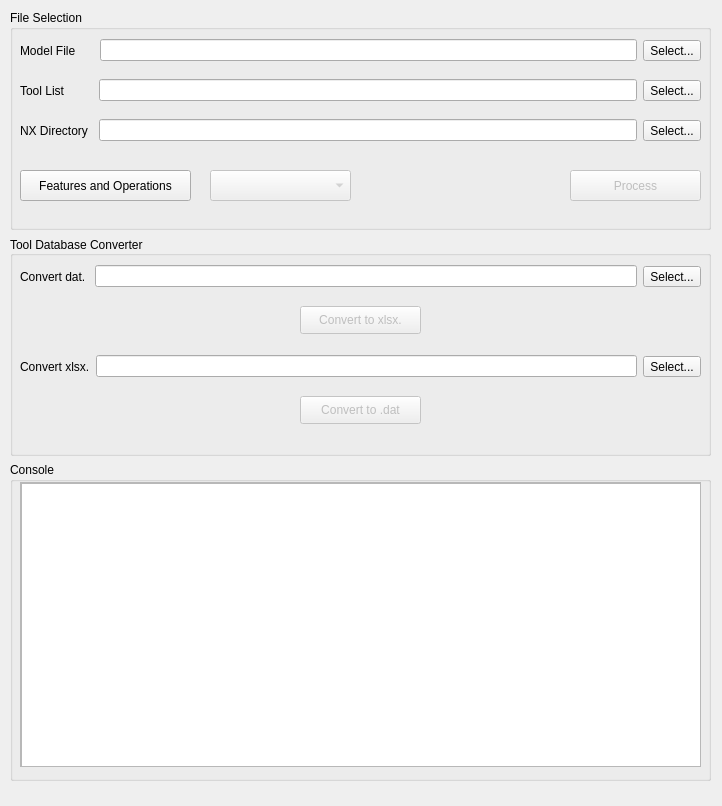
<?xml version="1.0" encoding="UTF-8"?>
<ui version="4.0">
 <author>Denis Artemov</author>
 <class>MainWindow</class>
 <widget class="QMainWindow" name="MainWindow">
  <property name="enabled">
   <bool>true</bool>
  </property>
  <property name="geometry">
   <rect>
    <x>0</x>
    <y>0</y>
    <width>722</width>
    <height>806</height>
   </rect>
  </property>
  <property name="sizePolicy">
   <sizepolicy hsizetype="Fixed" vsizetype="Fixed">
    <horstretch>0</horstretch>
    <verstretch>0</verstretch>
   </sizepolicy>
  </property>
  <property name="windowTitle">
   <string>AutoCAM</string>
  </property>
  <property name="locale">
   <locale language="English" country="UnitedStates"/>
  </property>
  <widget class="QWidget" name="MainWindow_2">
   <widget class="QWidget" name="verticalLayoutWidget">
    <property name="geometry">
     <rect>
      <x>10</x>
      <y>10</y>
      <width>701</width>
      <height>771</height>
     </rect>
    </property>
    <layout class="QVBoxLayout" name="verticalLayout">
     <property name="sizeConstraint">
      <enum>QLayout::SetDefaultConstraint</enum>
     </property>
     <item>
      <widget class="QGroupBox" name="ButtonsBoxSelection">
       <property name="enabled">
        <bool>true</bool>
       </property>
       <property name="maximumSize">
        <size>
         <width>16777215</width>
         <height>220</height>
        </size>
       </property>
       <property name="title">
        <string>File Selection</string>
       </property>
       <widget class="QPushButton" name="ButtonProcess">
        <property name="enabled">
         <bool>false</bool>
        </property>
        <property name="geometry">
         <rect>
          <x>560</x>
          <y>160</y>
          <width>131</width>
          <height>31</height>
         </rect>
        </property>
        <property name="autoFillBackground">
         <bool>false</bool>
        </property>
        <property name="text">
         <string>Process</string>
        </property>
        <property name="autoDefault">
         <bool>false</bool>
        </property>
        <property name="default">
         <bool>false</bool>
        </property>
        <property name="flat">
         <bool>false</bool>
        </property>
       </widget>
       <widget class="QWidget" name="horizontalLayoutWidget">
        <property name="geometry">
         <rect>
          <x>10</x>
          <y>20</y>
          <width>681</width>
          <height>41</height>
         </rect>
        </property>
        <layout class="QHBoxLayout" name="horizontalLayout">
         <item>
          <widget class="QLabel" name="labelModel">
           <property name="text">
            <string>Model File</string>
           </property>
          </widget>
         </item>
         <item>
          <spacer name="horizontalSpacer_2">
           <property name="orientation">
            <enum>Qt::Horizontal</enum>
           </property>
           <property name="sizeType">
            <enum>QSizePolicy::Fixed</enum>
           </property>
           <property name="sizeHint" stdset="0">
            <size>
             <width>18</width>
             <height>10</height>
            </size>
           </property>
          </spacer>
         </item>
         <item>
          <widget class="QLineEdit" name="lineEditModel"/>
         </item>
         <item>
          <widget class="QToolButton" name="toolButtonSelectModel">
           <property name="text">
            <string>Select...</string>
           </property>
          </widget>
         </item>
        </layout>
       </widget>
       <widget class="QWidget" name="horizontalLayoutWidget_2">
        <property name="geometry">
         <rect>
          <x>10</x>
          <y>60</y>
          <width>681</width>
          <height>41</height>
         </rect>
        </property>
        <layout class="QHBoxLayout" name="horizontalLayout_2">
         <item>
          <widget class="QLabel" name="labelToolList">
           <property name="text">
            <string>Tool List</string>
           </property>
          </widget>
         </item>
         <item>
          <spacer name="horizontalSpacer">
           <property name="orientation">
            <enum>Qt::Horizontal</enum>
           </property>
           <property name="sizeType">
            <enum>QSizePolicy::Fixed</enum>
           </property>
           <property name="sizeHint" stdset="0">
            <size>
             <width>28</width>
             <height>20</height>
            </size>
           </property>
          </spacer>
         </item>
         <item>
          <widget class="QLineEdit" name="lineEditToolList"/>
         </item>
         <item>
          <widget class="QToolButton" name="toolButtonSelectToolList">
           <property name="text">
            <string>Select...</string>
           </property>
          </widget>
         </item>
        </layout>
       </widget>
       <widget class="QWidget" name="horizontalLayoutWidget_5">
        <property name="geometry">
         <rect>
          <x>10</x>
          <y>100</y>
          <width>681</width>
          <height>41</height>
         </rect>
        </property>
        <layout class="QHBoxLayout" name="horizontalLayout_5">
         <item>
          <widget class="QLabel" name="labelToolList_2">
           <property name="text">
            <string>NX Directory</string>
           </property>
          </widget>
         </item>
         <item>
          <spacer name="horizontalSpacer_5">
           <property name="orientation">
            <enum>Qt::Horizontal</enum>
           </property>
           <property name="sizeType">
            <enum>QSizePolicy::Fixed</enum>
           </property>
           <property name="sizeHint" stdset="0">
            <size>
             <width>5</width>
             <height>20</height>
            </size>
           </property>
          </spacer>
         </item>
         <item>
          <widget class="QLineEdit" name="lineNXPath"/>
         </item>
         <item>
          <widget class="QToolButton" name="ButtonNXDirectory">
           <property name="text">
            <string>Select...</string>
           </property>
          </widget>
         </item>
        </layout>
       </widget>
       <widget class="QPushButton" name="ButtonFeaturesOperations">
        <property name="geometry">
         <rect>
          <x>10</x>
          <y>160</y>
          <width>171</width>
          <height>31</height>
         </rect>
        </property>
        <property name="text">
         <string>Features and Operations</string>
        </property>
       </widget>
       <widget class="QComboBox" name="comboBoxType">
        <property name="enabled">
         <bool>false</bool>
        </property>
        <property name="geometry">
         <rect>
          <x>200</x>
          <y>160</y>
          <width>141</width>
          <height>31</height>
         </rect>
        </property>
        <property name="contextMenuPolicy">
         <enum>Qt::NoContextMenu</enum>
        </property>
        <property name="currentText">
         <string notr="true" extracomment="Mill 3-Axis">Select Process...</string>
        </property>
        <property name="placeholderText">
         <string>Select Process...</string>
        </property>
        <item>
         <property name="text">
          <string>Mill 3-Axis</string>
         </property>
        </item>
       </widget>
      </widget>
     </item>
     <item>
      <widget class="QGroupBox" name="groupBox">
       <property name="maximumSize">
        <size>
         <width>16777215</width>
         <height>220</height>
        </size>
       </property>
       <property name="title">
        <string>Tool Database Converter</string>
       </property>
       <property name="alignment">
        <set>Qt::AlignLeading|Qt::AlignLeft|Qt::AlignVCenter</set>
       </property>
       <property name="flat">
        <bool>false</bool>
       </property>
       <property name="checkable">
        <bool>false</bool>
       </property>
       <widget class="QPushButton" name="ButtonConvertDat">
        <property name="enabled">
         <bool>false</bool>
        </property>
        <property name="geometry">
         <rect>
          <x>290</x>
          <y>70</y>
          <width>121</width>
          <height>28</height>
         </rect>
        </property>
        <property name="text">
         <string>Convert to xlsx.</string>
        </property>
       </widget>
       <widget class="QWidget" name="horizontalLayoutWidget_3">
        <property name="geometry">
         <rect>
          <x>10</x>
          <y>20</y>
          <width>681</width>
          <height>41</height>
         </rect>
        </property>
        <layout class="QHBoxLayout" name="horizontalLayout_3">
         <item>
          <widget class="QLabel" name="labelConvertDatabase_2">
           <property name="enabled">
            <bool>true</bool>
           </property>
           <property name="sizePolicy">
            <sizepolicy hsizetype="Minimum" vsizetype="Minimum">
             <horstretch>0</horstretch>
             <verstretch>0</verstretch>
            </sizepolicy>
           </property>
           <property name="minimumSize">
            <size>
             <width>40</width>
             <height>10</height>
            </size>
           </property>
           <property name="sizeIncrement">
            <size>
             <width>0</width>
             <height>0</height>
            </size>
           </property>
           <property name="autoFillBackground">
            <bool>false</bool>
           </property>
           <property name="frameShape">
            <enum>QFrame::NoFrame</enum>
           </property>
           <property name="lineWidth">
            <number>1</number>
           </property>
           <property name="text">
            <string>Convert dat.</string>
           </property>
          </widget>
         </item>
         <item>
          <spacer name="horizontalSpacer_3">
           <property name="orientation">
            <enum>Qt::Horizontal</enum>
           </property>
           <property name="sizeType">
            <enum>QSizePolicy::Fixed</enum>
           </property>
           <property name="sizeHint" stdset="0">
            <size>
             <width>3</width>
             <height>20</height>
            </size>
           </property>
          </spacer>
         </item>
         <item>
          <widget class="QLineEdit" name="lineEditExportDat"/>
         </item>
         <item>
          <widget class="QToolButton" name="ButtonSelectExportDat">
           <property name="text">
            <string>Select...</string>
           </property>
          </widget>
         </item>
        </layout>
       </widget>
       <widget class="QWidget" name="horizontalLayoutWidget_4">
        <property name="geometry">
         <rect>
          <x>10</x>
          <y>110</y>
          <width>681</width>
          <height>41</height>
         </rect>
        </property>
        <layout class="QHBoxLayout" name="horizontalLayout_4">
         <item>
          <widget class="QLabel" name="labelConvertDatabase_3">
           <property name="enabled">
            <bool>true</bool>
           </property>
           <property name="sizePolicy">
            <sizepolicy hsizetype="Minimum" vsizetype="Minimum">
             <horstretch>0</horstretch>
             <verstretch>0</verstretch>
            </sizepolicy>
           </property>
           <property name="minimumSize">
            <size>
             <width>40</width>
             <height>10</height>
            </size>
           </property>
           <property name="sizeIncrement">
            <size>
             <width>0</width>
             <height>0</height>
            </size>
           </property>
           <property name="autoFillBackground">
            <bool>false</bool>
           </property>
           <property name="frameShape">
            <enum>QFrame::NoFrame</enum>
           </property>
           <property name="lineWidth">
            <number>1</number>
           </property>
           <property name="text">
            <string>Convert xlsx.</string>
           </property>
          </widget>
         </item>
         <item>
          <spacer name="horizontalSpacer_4">
           <property name="orientation">
            <enum>Qt::Horizontal</enum>
           </property>
           <property name="sizeType">
            <enum>QSizePolicy::Fixed</enum>
           </property>
           <property name="sizeHint" stdset="0">
            <size>
             <width>0</width>
             <height>20</height>
            </size>
           </property>
          </spacer>
         </item>
         <item>
          <widget class="QLineEdit" name="lineEditExportXL"/>
         </item>
         <item>
          <widget class="QToolButton" name="ButtonSelectExportXL">
           <property name="text">
            <string>Select...</string>
           </property>
          </widget>
         </item>
        </layout>
       </widget>
       <widget class="QPushButton" name="ButtonConvertXL">
        <property name="enabled">
         <bool>false</bool>
        </property>
        <property name="geometry">
         <rect>
          <x>290</x>
          <y>160</y>
          <width>121</width>
          <height>28</height>
         </rect>
        </property>
        <property name="text">
         <string>Convert to .dat</string>
        </property>
       </widget>
      </widget>
     </item>
     <item>
      <widget class="QGroupBox" name="groupBoxConsole">
       <property name="title">
        <string>Console</string>
       </property>
       <widget class="QScrollArea" name="scrollArea">
        <property name="geometry">
         <rect>
          <x>10</x>
          <y>20</y>
          <width>681</width>
          <height>285</height>
         </rect>
        </property>
        <property name="widgetResizable">
         <bool>true</bool>
        </property>
        <widget class="QWidget" name="scrollAreaWidgetContents">
         <property name="geometry">
          <rect>
           <x>0</x>
           <y>0</y>
           <width>677</width>
           <height>281</height>
          </rect>
         </property>
         <widget class="QTextEdit" name="textEdit">
          <property name="enabled">
           <bool>true</bool>
          </property>
          <property name="geometry">
           <rect>
            <x>0</x>
            <y>0</y>
            <width>681</width>
            <height>285</height>
           </rect>
          </property>
         </widget>
        </widget>
       </widget>
      </widget>
     </item>
    </layout>
   </widget>
  </widget>
 </widget>
 <resources/>
 <connections/>
</ui>
